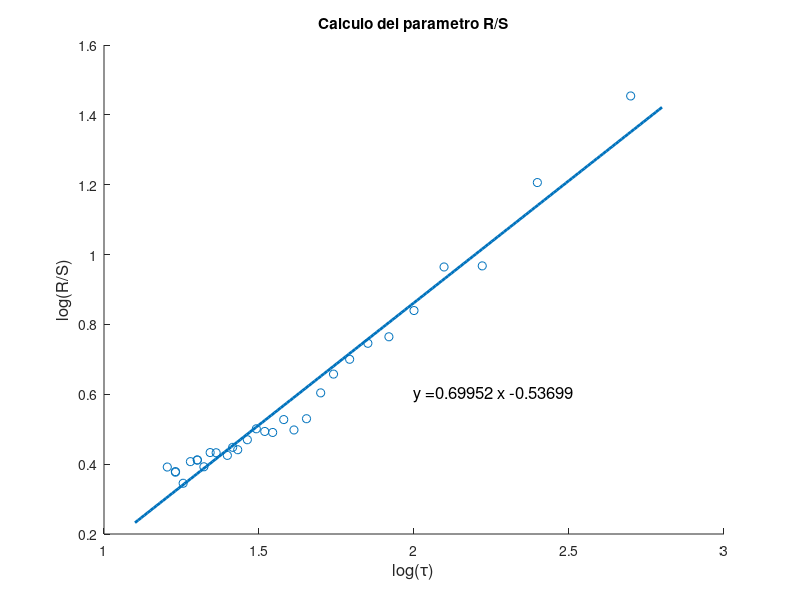
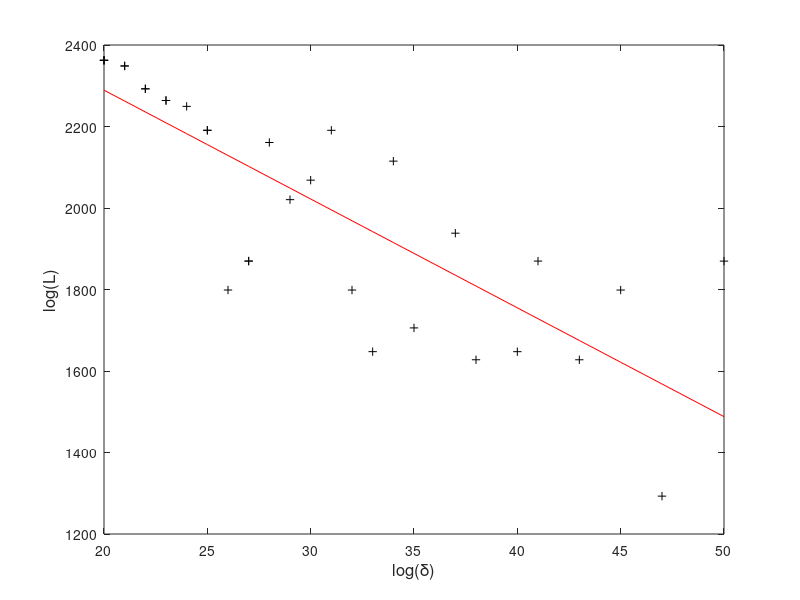
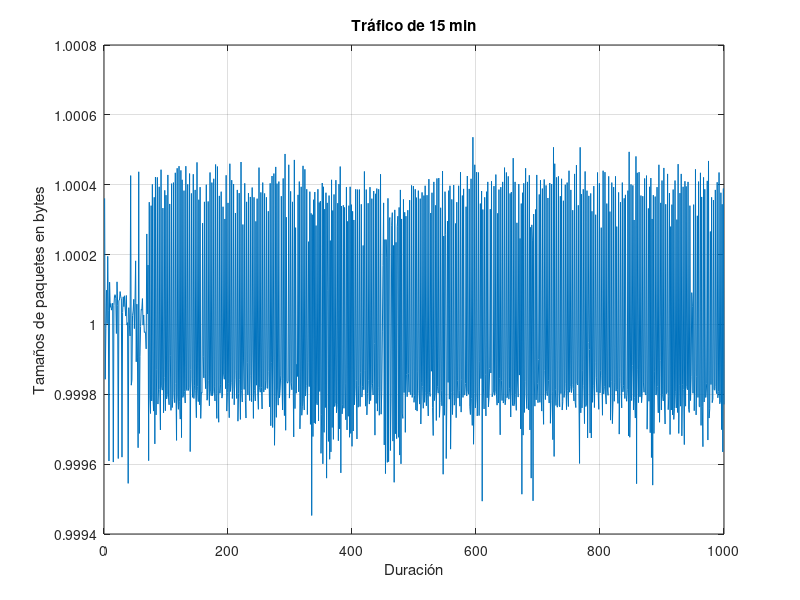
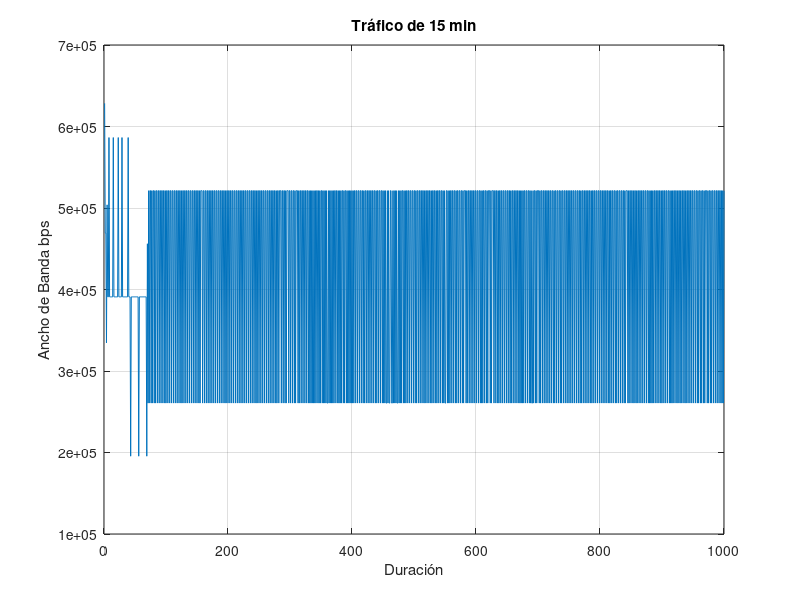

Write the MATLAB code that produced these figures, in order.
clear all
clc
close all
C= xlsread('traza.csv');
fila=C(:,3);
vec=0;

h=0;
for i=1:length(fila),
    for j=1:length(fila),
        if fila(i,1)==fila(j,1)
           h=h+1;
        end
    end
    fila(i,2)=h;
    h=0;
end

for i=1:length(fila),
    fila(i,3)=fila(i,2)/length(fila(:,2));
end
%var1=sort(fila(:,3));
s=C(:,5);
N= length(C(:,1));
for i = 1:30;
    m = floor(N/(2*i));
    for j=1:i;
        r = s(1+(j-1)*m:j*m);
        M = mean(r);
        x = (r-M);
        V = cumsum(x);
        R(j) = max(V)-min(V);
        S(j) = std(r);
    end
    tau(i) = m;
    RS(i) = mean(R./S);
end

figure(1)
gTau = log10(tau);
gRS = log10(RS);
H=gTau'\gRS';
rectaH = H*gTau;
scatter(gTau,gRS)
xlabel('log(\tau)','FontSize',12)
ylabel('log(R/S)','FontSize',12)
title('Calculo del parametro R/S')
hold on
q = polyfit(gTau,gRS,1);
t = 1.1:.01:2.8;
y = q(1)*t+(q(2));
plot(t,y,'LineWidth',2)
text(2,0.6,['y =' num2str(q(1)),' x ' num2str(q(2))],'FontSize',12)






ini = 20;
for j=ini:50;
   del = floor(N/j); % el valor del incremento a utilizar
   s1 = s(1:del:(N-del));
   s2 = s(del:del:N-1);
   k = j-ini+1;
   L(k) = sum(sqrt(del^2+(s2-s1).^2))^0.5;
   delta(k) = del;
end
delta(k) = del;

figure(2)
del = (delta - mean(delta))./std(delta);
qd = polyfit(del,L,1);
pd = polyval(qd,del);
plot(delta,pd,'-r',delta,L,'+k')
xlabel('log(\delta)','FontSize',12)
ylabel('log(L)','FontSize',12)
yd = qd(1)*t+qd(2);
text(35,6000,['y =' num2str(qd(1)),' x +' num2str(qd(2))],'FontSize',12)
H1 = 2-qd(1); fraction=(qd(1)-q(1))/q(1);


figure(3)
plot(C(:,3))
grid on
title('Tráfico de 15 min')
xlabel('Duración')
ylabel('Tamaños de paquetes en bytes')


figure(4)
plot(C(:,5))
grid on
title('Tráfico de 15 min')
xlabel('Duración')
ylabel('Ancho de Banda bps')

figure(5)
plot(C(:,1))
title('Tráfico 15 min')
xlabel('Duración')
ylabel('Tiempo de arribo en segundos')

% % figure(6)
% % plot(var1)
% % title('Distribución de tráfico')
% % xlabel('Duración')
% % ylabel('Probabilidad de ocurrencia')